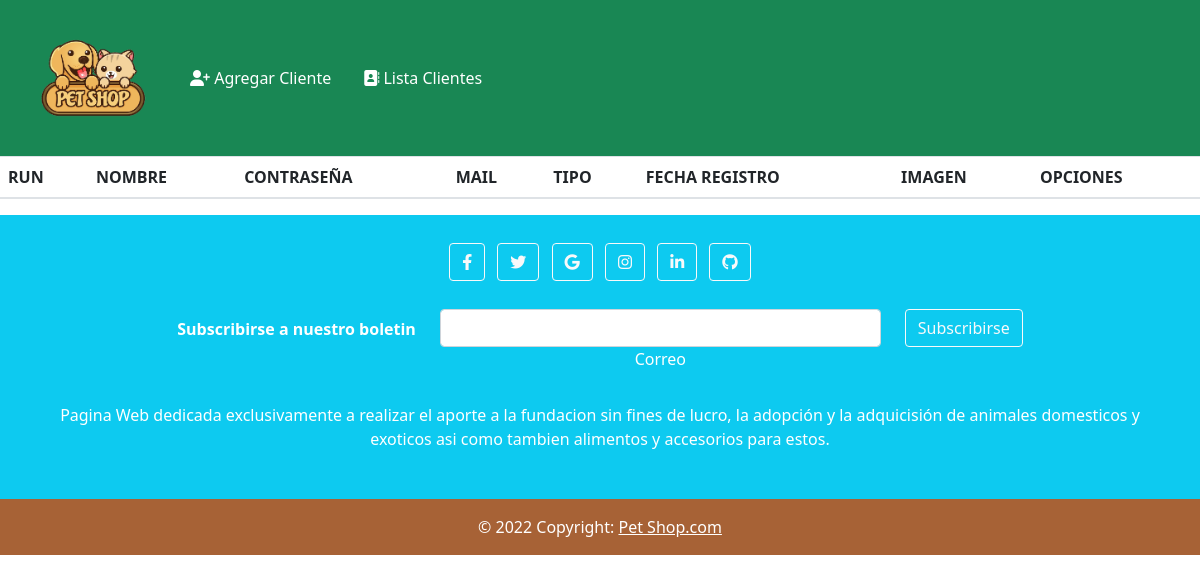
/listar_cliente/, run on an earlier commit of the app's database.
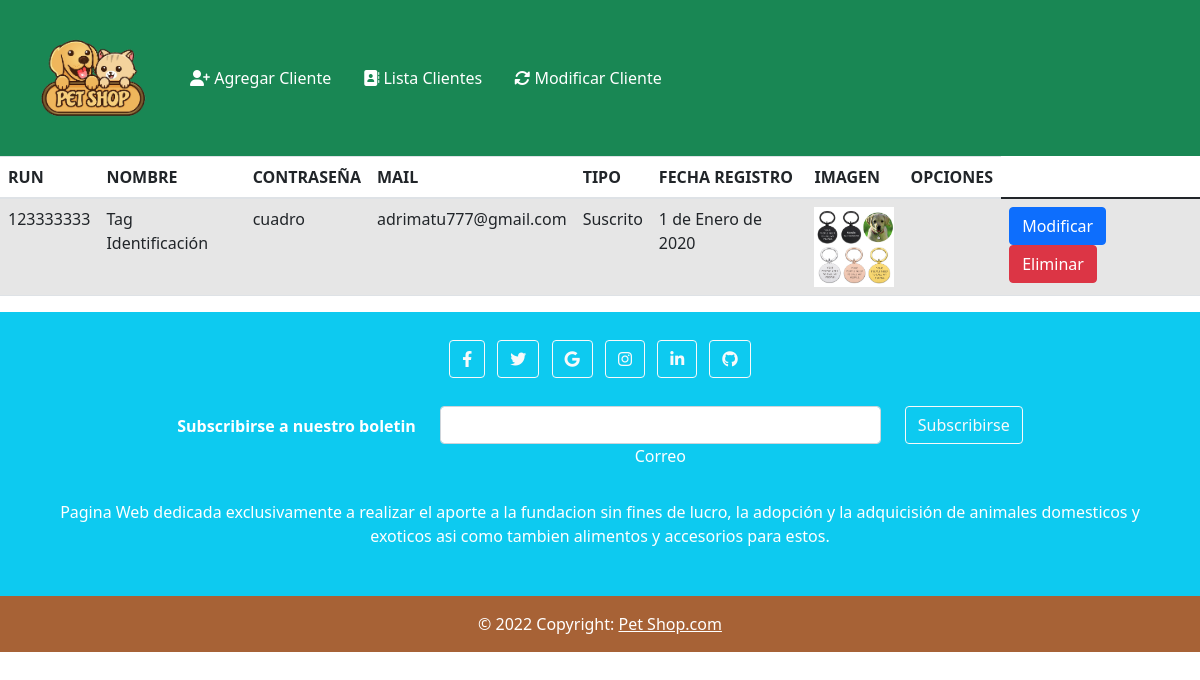
And on a later commit of the database.
### app/models.py (models this page shows, shortened)
class Cliente(models.Model):
    run = models.CharField(null=False,primary_key=True,max_length=9)
    nombre = models.CharField(max_length=20)
    contraseña = models.CharField(max_length=20)
    mail = models.CharField(max_length=35)
    tipo = models.ForeignKey(TipoCliente,on_delete=models.CASCADE)
    imagen = models.ImageField(upload_to="clientes", null=True)
    fecha_registro = models.DateField()
    class Meta:
        db_table = 'db_cliente'

class TipoCliente(models.Model):
    tipo = models.CharField(max_length=20)
    def __str__(self):
        return self.tipo
    class Meta:
        db_table = 'db_tipo_cliente'

### app/views.py (the view)
# urls.py: path('listar_cliente/', listar_cliente ,name="listar_cliente"),
def listar_cliente(request):
    clientesAll = Cliente.objects.all()
    datos = {
        'listaCliente': clientesAll
    }
    return render(request,'app/clientes/listar_cliente.html',datos)

### app/templates/app/clientes/listar_cliente.html
{% extends 'app/modelocliente.html' %}
{% load static %}
{% block contenido %}
<table class="table table-striped table-condensed">
    <thead>
        <tr>
            <th>RUN</th>
            <th>NOMBRE</th>
            <th>CONTRASEÑA</th>
            <th>MAIL</th>
            <th>TIPO</th>
            <th>FECHA REGISTRO</th>
            <th>IMAGEN</th>
            <th>OPCIONES</th>
        </tr>
    </thead>
        <TBody>
            {% for aux in listaCliente %}
            <tr>
                <td>{{ aux.run }}</td>
                <td>{{ aux.nombre }}</td>
                <td>{{ aux.contraseña }}</td>
                <td>{{ aux.mail }}</td>
                <td>{{ aux.tipo }}</td>
                <td>{{ aux.fecha_registro }}</td>
                <td>
                    {% if aux.imagen %}
                    <img src="{{ aux.imagen.url }}" alt="" width="80">
                    {% endif %}
                </td>
                <td>{{ aux.created_at }}</td>
                <td>
                    <a href="{% url 'modificar_cliente' aux.run%}" class="btn btn-primary">Modificar</a>
                    <a onclick="confirmDeletecli ({{ aux.run }})" class="btn btn-danger">Eliminar</a>
                </td>
            </tr>
            {% endfor %}
        </tbody>
</table>
{% endblock %}

### app/templates/app/modelocliente.html (shortened to what the changed rows need)
<!DOCTYPE html>
<html lang="en">
{%load static%}
<head>
    <link rel="stylesheet" href="{%static 'app/css/style.css' %} ">
    <link rel="stylesheet" href="https://cdnjs.cloudflare.com/ajax/libs/font-awesome/6.1.1/css/all.min.css">
    <link rel="stylesheet" href="https://cdn.jsdelivr.net/npm/bootstrap@4.6.1/dist/css/bootstrap.min.css">
    <link href="https://cdn.jsdelivr.net/npm/bootstrap@5.1.3/dist/css/bootstrap.min.css" rel="stylesheet">
    <link rel="stylesheet" href="https://cdnjs.cloudflare.com/ajax/libs/limonte-sweetalert2/11.4.8/sweetalert2.css"
 />
</head>
<body>
    <nav class="navbar navbar-expand-sm bg-success navbar-dark">
        <div class="container-fluid">
            <ul class="nav">
                <div>
                    {% for aux in listaCliente %}
                <li class="nav-item">
                    <a class="nav-link text-white" href="{% url 'modificar_cliente' aux.run%}" ><i class="fa-solid fa-rotate"></i> Modificar Cliente</a>
                </li>
                {% endfor %}
             </div>
            </ul>
        </div>
    </nav>
    {% block contenido %}{% endblock %}
</body>
</html>

What changed in the data, as far as the page shows it:
added Cliente: run "123333333", nombre "Tag Identificación", contraseña "cuadro", mail "adrimatu777@gmail.com", tipo "Suscrito", fecha_registro "1 de Enero de 2020", imagen (picture)
